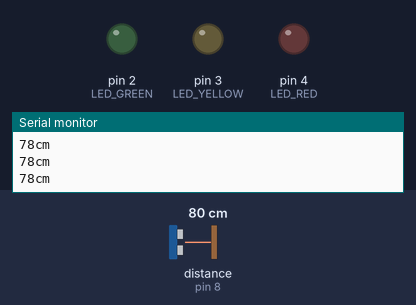
A sketch run on a simulated Arduino Uno, built with avr-gcc and run on an emulated ATmega328P. Parts: output pins drawn as LEDs (lit = HIGH), the last lines printed to the serial monitor. Wiring (inferred from the names in the program): ultrasonic range finder: trigger pin 9; echo pin 8. The inputs (shaded band) are chosen by the test bench; at power-on: distance to the obstacle (sensor on pin 8) 80 cm. The echo pulse lasts 58.3 µs per cm; pins used as bus, display or sensor lines are not drawn.

Above: at 1.2 s.
1.3 s: distance to the obstacle (sensor on pin 8) set to 33 cm
2.8 s: distance to the obstacle (sensor on pin 8) set to 27 cm
At 3.3 s:
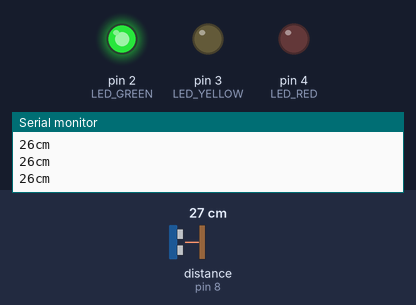
4.4 s: distance to the obstacle (sensor on pin 8) set to 23 cm
5.9 s: distance to the obstacle (sensor on pin 8) set to 18 cm
At 6.8 s:
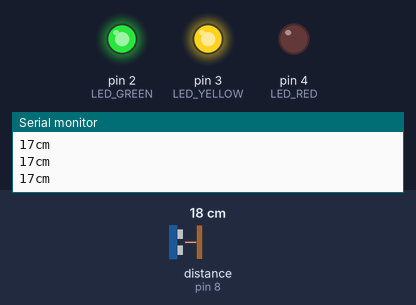
7.5 s: distance to the obstacle (sensor on pin 8) set to 12 cm
9.0 s: distance to the obstacle (sensor on pin 8) set to 9 cm
At 10.3 s:
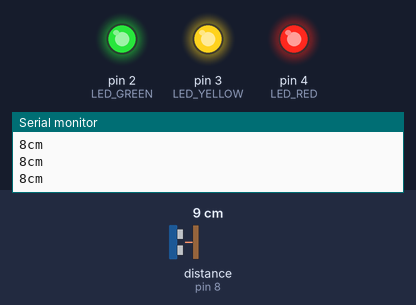
Timing chart, 0 to 11.6 s (numbered marks = the images above; inputs shaded):
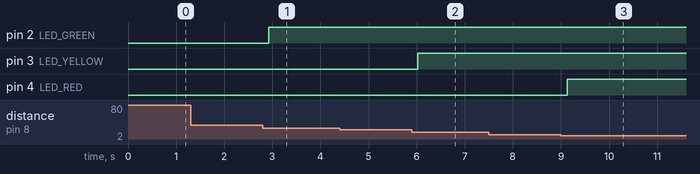

Measured:
- the behaviour switches between 31 and 30 cm on distance to the obstacle (sensor on pin 8) (found by bisection; images 0 and 1)
- the behaviour switches between 21 and 20 cm on distance to the obstacle (sensor on pin 8) (found by bisection; images 1 and 2)
- the behaviour switches between 11 and 10 cm on distance to the obstacle (sensor on pin 8) (found by bisection; images 2 and 3)
- after the input at 2.8 s, pin 2 (LED_GREEN): LOW → HIGH after 0.13 s
- after the input at 5.9 s, pin 3 (LED_YELLOW): LOW → HIGH after 0.13 s
- after the input at 9.0 s, pin 4 (LED_RED): LOW → HIGH after 0.13 s

The sketch:

ultrasonic-distance.ino
```cpp
#include "SR04.h"

const unsigned long CYCLE_TIME = 100;
unsigned long timestamp = 0;

const int TRIG_PIN = 9;
const int ECHO_PIN = 8;

const int LED_GREEN = 2;
const int LED_YELLOW = 3;
const int LED_RED   = 4;

SR04 sensor = SR04(ECHO_PIN,TRIG_PIN);
long distance;

void setup()
{
  pinMode(LED_RED, OUTPUT);
  pinMode(LED_YELLOW, OUTPUT);
  pinMode(LED_GREEN, OUTPUT);

  Serial.begin(9600);
}

enum interval_t {CLOSE, NEAR, FAR, AWAY};
enum interval_t interval = AWAY;

void led_display(void);

void loop()
{
   // Cycle Time Scheduler
   while(millis() < timestamp + CYCLE_TIME);
   timestamp = millis();

   // IO Operations
   distance = sensor.Distance();
   Serial.print(distance);
   Serial.println("cm");
   led_display();

   // Controller Logic
   if(distance < 10) // 0cm to 10cm [0,10)
   {
      interval = CLOSE;
   }
   else if(distance >= 10 && distance < 20)  // 10cm to 20cm [10,20)
   {
      interval = NEAR;
   }
   else if(distance >= 20 && distance < 30) // 20cm to 30cm [20,30)
   {
      interval = FAR;
   }
   else // 30cm to ...
   {
      interval = AWAY;
   }
}

void led_display(void)
{
    switch(interval)
    {
      case CLOSE:
        digitalWrite(LED_GREEN, HIGH);
        digitalWrite(LED_YELLOW, HIGH);
        digitalWrite(LED_RED, HIGH);
      break;

      case NEAR:
        digitalWrite(LED_GREEN, HIGH);
        digitalWrite(LED_YELLOW, HIGH);
        digitalWrite(LED_RED, LOW);
      break;

      case FAR:
        digitalWrite(LED_GREEN, HIGH);
        digitalWrite(LED_YELLOW, LOW);
        digitalWrite(LED_RED, LOW);
      break;

      case AWAY:
        digitalWrite(LED_GREEN, LOW);
        digitalWrite(LED_YELLOW, LOW);
        digitalWrite(LED_RED, LOW);
      break;
    }
}
```
